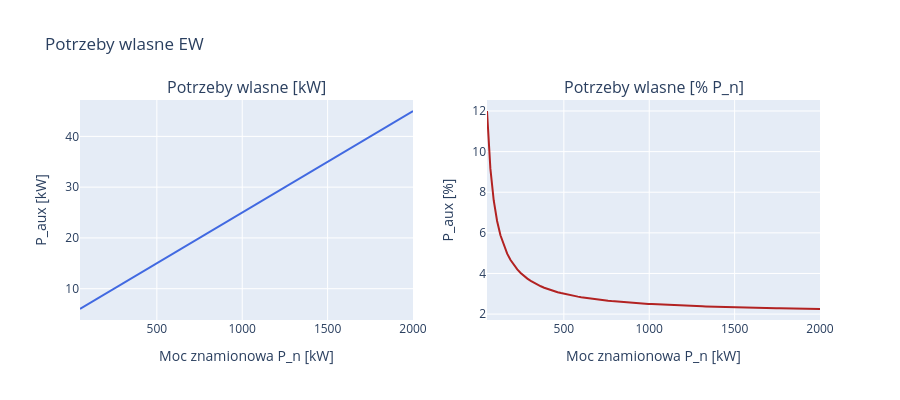

Source (notebook cell):
### Markdown cell above
---
## Krok 3: Potrzeby wlasne

Czesc wyprodukowanej energii zuzywa sama elektrownia:

$$P_{aux} = P_{aux,stale} + k_{aux} \cdot P_n$$

Obejmuje: uklady sterowania, chlodzenie, oswietlenie, pompy olejowe, suwnica, itp.

Typowe wartosci:
- $P_{aux,stale}$ = 2--10 kW
- $k_{aux}$ = 1--3% mocy znamionowej

**Prompt do LLM:**
> *"Pokaz potrzeby wlasne dla mocy znamionowej P_n = 50..2000 kW: w kW i w %.
> Wez P_stale = 5 kW, k_aux = 2%."*

**Uzyte funkcje:** inline `auxiliary_power()`

### Code cell
P_rated_range = np.linspace(50, 2000, 100)
P_aux = [auxiliary_power(P) for P in P_rated_range]
P_aux_pct = [auxiliary_power(P) / P * 100 for P in P_rated_range]

fig = make_subplots(rows=1, cols=2,
    subplot_titles=['Potrzeby wlasne [kW]', 'Potrzeby wlasne [% P_n]'])

fig.add_trace(go.Scatter(x=P_rated_range, y=P_aux, mode='lines',
    line=dict(color='royalblue', width=2), name='P_aux'), row=1, col=1)
fig.add_trace(go.Scatter(x=P_rated_range, y=P_aux_pct, mode='lines',
    line=dict(color='firebrick', width=2), name='P_aux [%]'), row=1, col=2)

fig.update_xaxes(title_text='Moc znamionowa P_n [kW]', row=1, col=1)
fig.update_xaxes(title_text='Moc znamionowa P_n [kW]', row=1, col=2)
fig.update_yaxes(title_text='P_aux [kW]', row=1, col=1)
fig.update_yaxes(title_text='P_aux [%]', row=1, col=2)
fig.update_layout(height=400, showlegend=False,
    title='Potrzeby wlasne EW')
fig.show()

# Przyklad
P_n = 500
print(f'EW {P_n} kW: potrzeby wlasne = {auxiliary_power(P_n):.1f} kW ({auxiliary_power(P_n)/P_n*100:.1f}%)')

### Figure 1 — Plotly figure (JSON) as saved in the notebook; plotly's stock layout.template omitted (floating-point values rounded to 4 significant figures)
{"data": [{"line": {"color": "royalblue", "width": 2}, "mode": "lines", "name": "P_aux", "type": "scatter", "x": [50.0, 69.7, 89.39, 109.1, 128.8, 148.5, 168.2, 187.9, 207.6, 227.3, 247.0, 266.7, 286.4, 306.1, 325.8, 345.5, 365.2, 384.8, 404.5, 424.2, 443.9, 463.6, 483.3, 503.0, 522.7, 542.4, 562.1, 581.8, 601.5, 621.2, 640.9, 660.6, 680.3, 700.0, 719.7, 739.4, 759.1, 778.8, 798.5, 818.2, 837.9, 857.6, 877.3, 897.0, 916.7, 936.4, 956.1, 975.8, 995.5, 1015.0, 1035.0, 1055.0, 1074.0, 1094.0, 1114.0, 1133.0, 1153.0, 1173.0, 1192.0, 1212.0, 1232.0, 1252.0, 1271.0, 1291.0, 1311.0, 1330.0, 1350.0, 1370.0, 1389.0, 1409.0, 1429.0, 1448.0, 1468.0, 1488.0, 1508.0, 1527.0, 1547.0, 1567.0, 1586.0, 1606.0, 1626.0, 1645.0, 1665.0, 1685.0, 1705.0, 1724.0, 1744.0, 1764.0, 1783.0, 1803.0, 1823.0, 1842.0, 1862.0, 1882.0, 1902.0, 1921.0, 1941.0, 1961.0, 1980.0, 2000.0], "xaxis": "x", "y": [6, 6.394, 6.788, 7.182, 7.576, 7.97, 8.364, 8.758, 9.152, 9.545, 9.939, 10.33, 10.73, 11.12, 11.52, 11.91, 12.3, 12.7, 13.09, 13.48, 13.88, 14.27, 14.67, 15.06, 15.45, 15.85, 16.24, 16.64, 17.03, 17.42, 17.82, 18.21, 18.61, 19, 19.39, 19.79, 20.18, 20.58, 20.97, 21.36, 21.76, 22.15, 22.55, 22.94, 23.33, 23.73, 24.12, 24.52, 24.91, 25.3, 25.7, 26.09, 26.48, 26.88, 27.27, 27.67, 28.06, 28.45, 28.85, 29.24, 29.64, 30.03, 30.42, 30.82, 31.21, 31.61, 32, 32.39, 32.79, 33.18, 33.58, 33.97, 34.36, 34.76, 35.15, 35.55, 35.94, 36.33, 36.73, 37.12, 37.52, 37.91, 38.3, 38.7, 39.09, 39.48, 39.88, 40.27, 40.67, 41.06, 41.45, 41.85, 42.24, 42.64, 43.03, 43.42, 43.82, 44.21, 44.61, 45], "yaxis": "y"}, {"line": {"color": "firebrick", "width": 2}, "mode": "lines", "name": "P_aux [%]", "type": "scatter", "x": [50.0, 69.7, 89.39, 109.1, 128.8, 148.5, 168.2, 187.9, 207.6, 227.3, 247.0, 266.7, 286.4, 306.1, 325.8, 345.5, 365.2, 384.8, 404.5, 424.2, 443.9, 463.6, 483.3, 503.0, 522.7, 542.4, 562.1, 581.8, 601.5, 621.2, 640.9, 660.6, 680.3, 700.0, 719.7, 739.4, 759.1, 778.8, 798.5, 818.2, 837.9, 857.6, 877.3, 897.0, 916.7, 936.4, 956.1, 975.8, 995.5, 1015.0, 1035.0, 1055.0, 1074.0, 1094.0, 1114.0, 1133.0, 1153.0, 1173.0, 1192.0, 1212.0, 1232.0, 1252.0, 1271.0, 1291.0, 1311.0, 1330.0, 1350.0, 1370.0, 1389.0, 1409.0, 1429.0, 1448.0, 1468.0, 1488.0, 1508.0, 1527.0, 1547.0, 1567.0, 1586.0, 1606.0, 1626.0, 1645.0, 1665.0, 1685.0, 1705.0, 1724.0, 1744.0, 1764.0, 1783.0, 1803.0, 1823.0, 1842.0, 1862.0, 1882.0, 1902.0, 1921.0, 1941.0, 1961.0, 1980.0, 2000.0], "xaxis": "x2", "y": [12, 9.174, 7.593, 6.583, 5.882, 5.367, 4.973, 4.661, 4.409, 4.2, 4.025, 3.875, 3.746, 3.634, 3.535, 3.447, 3.369, 3.299, 3.236, 3.179, 3.126, 3.078, 3.034, 2.994, 2.957, 2.922, 2.889, 2.859, 2.831, 2.805, 2.78, 2.757, 2.735, 2.714, 2.695, 2.676, 2.659, 2.642, 2.626, 2.611, 2.597, 2.583, 2.57, 2.557, 2.545, 2.534, 2.523, 2.512, 2.502, 2.493, 2.483, 2.474, 2.465, 2.457, 2.449, 2.441, 2.434, 2.426, 2.419, 2.413, 2.406, 2.4, 2.393, 2.387, 2.382, 2.376, 2.37, 2.365, 2.36, 2.355, 2.35, 2.345, 2.341, 2.336, 2.332, 2.327, 2.323, 2.319, 2.315, 2.311, 2.308, 2.304, 2.3, 2.297, 2.293, 2.29, 2.287, 2.284, 2.28, 2.277, 2.274, 2.271, 2.269, 2.266, 2.263, 2.26, 2.258, 2.255, 2.252, 2.25], "yaxis": "y2"}], "layout": {"annotations": [{"font": {"size": 16}, "showarrow": false, "text": "Potrzeby wlasne [kW]", "x": 0.225, "xanchor": "center", "xref": "paper", "y": 1, "yanchor": "bottom", "yref": "paper"}, {"font": {"size": 16}, "showarrow": false, "text": "Potrzeby wlasne [% P_n]", "x": 0.775, "xanchor": "center", "xref": "paper", "y": 1, "yanchor": "bottom", "yref": "paper"}], "height": 400, "showlegend": false, "title": {"text": "Potrzeby wlasne EW"}, "xaxis": {"anchor": "y", "domain": [0, 0.45], "title": {"text": "Moc znamionowa P_n [kW]"}}, "xaxis2": {"anchor": "y2", "domain": [0.55, 1], "title": {"text": "Moc znamionowa P_n [kW]"}}, "yaxis": {"anchor": "x", "domain": [0, 1], "title": {"text": "P_aux [kW]"}}, "yaxis2": {"anchor": "x2", "domain": [0, 1], "title": {"text": "P_aux [%]"}}}}
